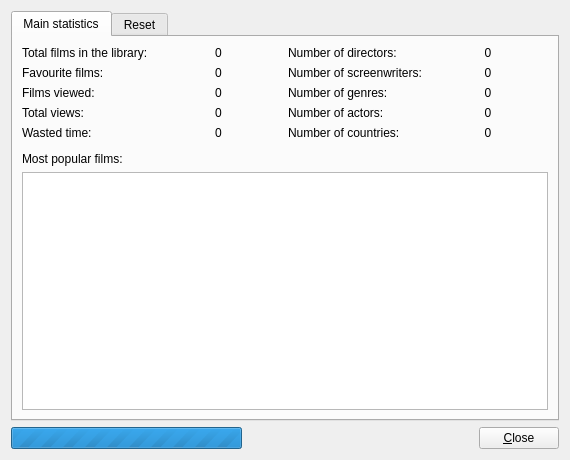
<?xml version="1.0" encoding="UTF-8"?>
<ui version="4.0">
 <class>StatisticsWindow</class>
 <widget class="QDialog" name="StatisticsWindow">
  <property name="windowModality">
   <enum>Qt::ApplicationModal</enum>
  </property>
  <property name="geometry">
   <rect>
    <x>0</x>
    <y>0</y>
    <width>570</width>
    <height>460</height>
   </rect>
  </property>
  <property name="minimumSize">
   <size>
    <width>490</width>
    <height>350</height>
   </size>
  </property>
  <property name="windowTitle">
   <string>Statistics</string>
  </property>
  <property name="windowIcon">
   <iconset resource="../icons.qrc">
    <normaloff>:/window/film-statistic</normaloff>:/window/film-statistic</iconset>
  </property>
  <property name="modal">
   <bool>true</bool>
  </property>
  <layout class="QVBoxLayout" name="layoutMain">
   <item>
    <widget class="QTabWidget" name="tabWidget">
     <property name="currentIndex">
      <number>0</number>
     </property>
     <widget class="QWidget" name="tabMainStatistics">
      <attribute name="title">
       <string>Main statistics</string>
      </attribute>
      <layout class="QVBoxLayout" name="layoutMainStatisticsTab">
       <item>
        <layout class="QHBoxLayout" name="layoutMainStatisticsData">
         <property name="bottomMargin">
          <number>6</number>
         </property>
         <item>
          <layout class="QHBoxLayout" name="layoutMainStatisticsDataLeft">
           <item>
            <layout class="QVBoxLayout" name="layoutMainStatisticsDataLeftLabels">
             <item>
              <widget class="QLabel" name="labelTotalFilmsInLibrary">
               <property name="text">
                <string>Total films in the library:</string>
               </property>
              </widget>
             </item>
             <item>
              <widget class="QLabel" name="labelFavouriteFilms">
               <property name="text">
                <string>Favourite films:</string>
               </property>
              </widget>
             </item>
             <item>
              <widget class="QLabel" name="labelFilmsViewed">
               <property name="text">
                <string>Films viewed:</string>
               </property>
              </widget>
             </item>
             <item>
              <widget class="QLabel" name="labelTotalViews">
               <property name="text">
                <string>Total views:</string>
               </property>
              </widget>
             </item>
             <item>
              <widget class="QLabel" name="labelWastedTime">
               <property name="text">
                <string>Wasted time:</string>
               </property>
              </widget>
             </item>
            </layout>
           </item>
           <item>
            <layout class="QVBoxLayout" name="layoutMainStatisticsDataLeftValues">
             <item>
              <widget class="QLabel" name="lTotalFilmsInLibrary">
               <property name="text">
                <string notr="true">0</string>
               </property>
               <property name="alignment">
                <set>Qt::AlignCenter</set>
               </property>
              </widget>
             </item>
             <item>
              <widget class="QLabel" name="lFavouriteFilms">
               <property name="text">
                <string notr="true">0</string>
               </property>
               <property name="alignment">
                <set>Qt::AlignCenter</set>
               </property>
              </widget>
             </item>
             <item>
              <widget class="QLabel" name="lFilmsViewed">
               <property name="text">
                <string notr="true">0</string>
               </property>
               <property name="alignment">
                <set>Qt::AlignCenter</set>
               </property>
              </widget>
             </item>
             <item>
              <widget class="QLabel" name="lTotalViews">
               <property name="text">
                <string notr="true">0</string>
               </property>
               <property name="alignment">
                <set>Qt::AlignCenter</set>
               </property>
              </widget>
             </item>
             <item>
              <widget class="QLabel" name="lWastedTime">
               <property name="text">
                <string notr="true">0</string>
               </property>
               <property name="alignment">
                <set>Qt::AlignCenter</set>
               </property>
              </widget>
             </item>
            </layout>
           </item>
          </layout>
         </item>
         <item>
          <layout class="QHBoxLayout" name="layoutMainStatisticsDataRight">
           <item>
            <layout class="QVBoxLayout" name="layoutMainStatisticsDataRightLabels">
             <item>
              <widget class="QLabel" name="labelNumberOfDirectors">
               <property name="text">
                <string>Number of directors:</string>
               </property>
              </widget>
             </item>
             <item>
              <widget class="QLabel" name="labelNumberOfScreenwriters">
               <property name="text">
                <string>Number of screenwriters:</string>
               </property>
              </widget>
             </item>
             <item>
              <widget class="QLabel" name="labelNumberOfGenres">
               <property name="text">
                <string>Number of genres:</string>
               </property>
              </widget>
             </item>
             <item>
              <widget class="QLabel" name="labelNumberOfActors">
               <property name="text">
                <string>Number of actors:</string>
               </property>
              </widget>
             </item>
             <item>
              <widget class="QLabel" name="labelNumberOfCountries">
               <property name="text">
                <string>Number of countries:</string>
               </property>
              </widget>
             </item>
            </layout>
           </item>
           <item>
            <layout class="QVBoxLayout" name="layoutMainStatisticsDataRightValues">
             <item>
              <widget class="QLabel" name="lNumberOfDirectors">
               <property name="text">
                <string notr="true">0</string>
               </property>
               <property name="alignment">
                <set>Qt::AlignCenter</set>
               </property>
              </widget>
             </item>
             <item>
              <widget class="QLabel" name="lNumberOfScreenwriters">
               <property name="text">
                <string notr="true">0</string>
               </property>
               <property name="alignment">
                <set>Qt::AlignCenter</set>
               </property>
              </widget>
             </item>
             <item>
              <widget class="QLabel" name="lNumberOfGenres">
               <property name="text">
                <string notr="true">0</string>
               </property>
               <property name="alignment">
                <set>Qt::AlignCenter</set>
               </property>
              </widget>
             </item>
             <item>
              <widget class="QLabel" name="lNumberOfActors">
               <property name="text">
                <string notr="true">0</string>
               </property>
               <property name="alignment">
                <set>Qt::AlignCenter</set>
               </property>
              </widget>
             </item>
             <item>
              <widget class="QLabel" name="lNumberOfCountries">
               <property name="text">
                <string notr="true">0</string>
               </property>
               <property name="alignment">
                <set>Qt::AlignCenter</set>
               </property>
              </widget>
             </item>
            </layout>
           </item>
          </layout>
         </item>
        </layout>
       </item>
       <item>
        <widget class="QLabel" name="labelMostPopularFilms">
         <property name="text">
          <string>Most popular films:</string>
         </property>
        </widget>
       </item>
       <item>
        <widget class="QListWidget" name="lwMostPopularFilms">
         <property name="editTriggers">
          <set>QAbstractItemView::NoEditTriggers</set>
         </property>
         <property name="alternatingRowColors">
          <bool>true</bool>
         </property>
         <property name="selectionMode">
          <enum>QAbstractItemView::NoSelection</enum>
         </property>
         <property name="verticalScrollMode">
          <enum>QAbstractItemView::ScrollPerPixel</enum>
         </property>
         <property name="horizontalScrollMode">
          <enum>QAbstractItemView::ScrollPerPixel</enum>
         </property>
        </widget>
       </item>
      </layout>
     </widget>
     <widget class="QWidget" name="tabReset">
      <attribute name="title">
       <string>Reset</string>
      </attribute>
      <layout class="QVBoxLayout" name="layoutResetTab">
       <item>
        <widget class="QLabel" name="labelWarning">
         <property name="text">
          <string>Warning! This action will reset the counter of views and can not be undone.</string>
         </property>
         <property name="alignment">
          <set>Qt::AlignJustify|Qt::AlignVCenter</set>
         </property>
         <property name="wordWrap">
          <bool>true</bool>
         </property>
        </widget>
       </item>
       <item>
        <layout class="QHBoxLayout" name="layoutResetStatistics">
         <item>
          <spacer name="spacerResetStatisticsLeft">
           <property name="orientation">
            <enum>Qt::Horizontal</enum>
           </property>
           <property name="sizeHint" stdset="0">
            <size>
             <width>40</width>
             <height>20</height>
            </size>
           </property>
          </spacer>
         </item>
         <item>
          <widget class="QPushButton" name="bReset">
           <property name="minimumSize">
            <size>
             <width>150</width>
             <height>0</height>
            </size>
           </property>
           <property name="styleSheet">
            <string notr="true">color: rgb(200, 0, 0);</string>
           </property>
           <property name="text">
            <string>Reset view counters</string>
           </property>
          </widget>
         </item>
         <item>
          <spacer name="spacerResetStatisticsRight">
           <property name="orientation">
            <enum>Qt::Horizontal</enum>
           </property>
           <property name="sizeHint" stdset="0">
            <size>
             <width>40</width>
             <height>20</height>
            </size>
           </property>
          </spacer>
         </item>
        </layout>
       </item>
       <item>
        <spacer name="spacerReset">
         <property name="orientation">
          <enum>Qt::Vertical</enum>
         </property>
         <property name="sizeHint" stdset="0">
          <size>
           <width>20</width>
           <height>40</height>
          </size>
         </property>
        </spacer>
       </item>
      </layout>
     </widget>
    </widget>
   </item>
   <item>
    <layout class="QHBoxLayout" name="layoutFooter" stretch="0,0,0">
     <item>
      <widget class="QProgressBar" name="progressBar">
       <property name="maximum">
        <number>0</number>
       </property>
       <property name="value">
        <number>-1</number>
       </property>
       <property name="textVisible">
        <bool>false</bool>
       </property>
      </widget>
     </item>
     <item>
      <spacer name="spacerFooter">
       <property name="orientation">
        <enum>Qt::Horizontal</enum>
       </property>
       <property name="sizeType">
        <enum>QSizePolicy::Expanding</enum>
       </property>
       <property name="sizeHint" stdset="0">
        <size>
         <width>40</width>
         <height>20</height>
        </size>
       </property>
      </spacer>
     </item>
     <item>
      <widget class="QPushButton" name="bClose">
       <property name="text">
        <string>&amp;Close</string>
       </property>
      </widget>
     </item>
    </layout>
   </item>
  </layout>
 </widget>
 <resources>
  <include location="../icons.qrc"/>
 </resources>
 <connections>
  <connection>
   <sender>bClose</sender>
   <signal>clicked()</signal>
   <receiver>StatisticsWindow</receiver>
   <slot>close()</slot>
   <hints>
    <hint type="sourcelabel">
     <x>437</x>
     <y>326</y>
    </hint>
    <hint type="destinationlabel">
     <x>244</x>
     <y>174</y>
    </hint>
   </hints>
  </connection>
 </connections>
</ui>
